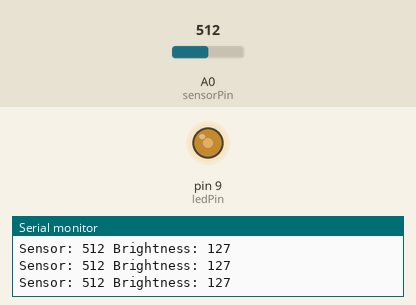
A sketch run on a simulated Arduino Uno, built with avr-gcc and run on an emulated ATmega328P. On the bench: output pins drawn as LEDs (lit = HIGH), the last lines printed to the serial monitor. The inputs (shaded band) are chosen by the test bench; at power-on: A0 (sensorPin) = 512.

Above: at 1.2 s.
1.3 s: A0 (sensorPin) set to 716
At 1.7 s:
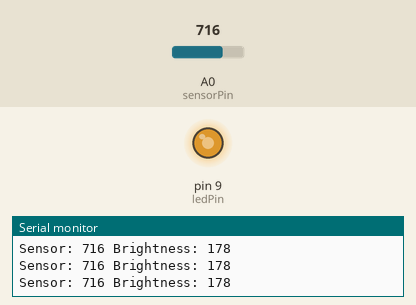
2.8 s: A0 (sensorPin) set to 900
At 3.2 s:
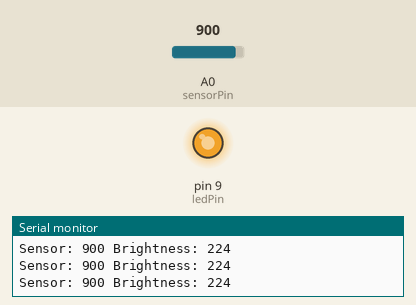
4.3 s: A0 (sensorPin) set to 122
At 4.8 s:
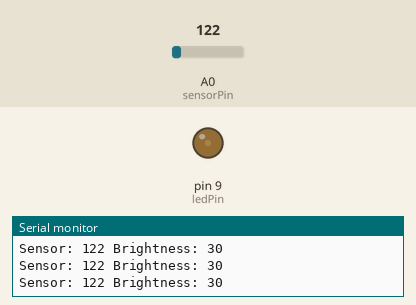
5.8 s: A0 (sensorPin) set to 0
At 6.2 s:
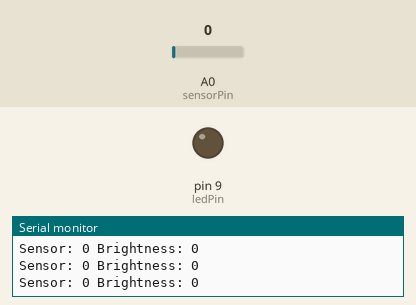
7.3 s: A0 (sensorPin) set to 511
At 7.7 s:
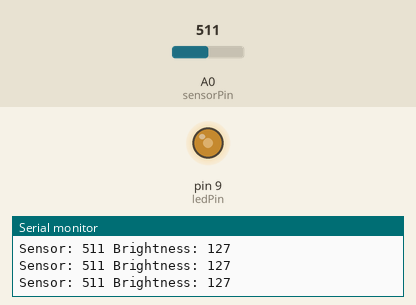
Timing chart, 0 to 9.8 s (numbered marks = the images above; inputs shaded):
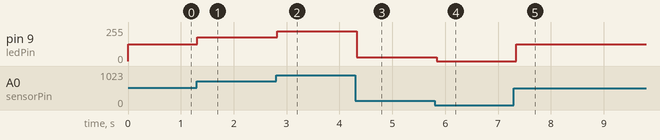

The sketch:

sensor_test.ino
```cpp
// Sensor test: use analog input to control LED
// Learning about analog input and mapping values

const int sensorPin = A0;    // analog input pin
const int ledPin = 9;        // PWM pin for LED

void setup() {
  pinMode(ledPin, OUTPUT);
  Serial.begin(9600);  // for debugging
}

void loop() {
  // read the sensor value
  int sensorValue = analogRead(sensorPin);

  // map the sensor value (0-1023) to LED brightness (0-255)
  int brightness = map(sensorValue, 0, 1023, 0, 255);

  // set LED brightness
  analogWrite(ledPin, brightness);

  // print values for debugging
  Serial.print("Sensor: ");
  Serial.print(sensorValue);
  Serial.print(" Brightness: ");
  Serial.println(brightness);

  delay(100);  // small delay for stability
} 
```

Measured:
- after the input at 1.3 s, pin 9 (ledPin): 127/255 → 178/255 at once
- after the input at 2.8 s, pin 9 (ledPin): 178/255 → 224/255 at once
- after the input at 4.3 s, pin 9 (ledPin): 224/255 → 30/255 at once
- after the input at 5.8 s, pin 9 (ledPin): 30/255 → 0/255 at once
- after the input at 7.3 s, pin 9 (ledPin): 0/255 → 127/255 after 0.05 s
